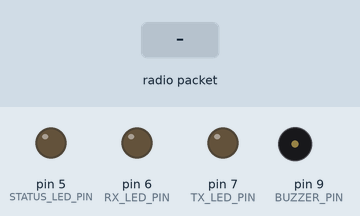
This program was run on a simulated Arduino Nano, built with avr-gcc and run on an emulated ATmega328P. Parts: output pins drawn as LEDs (lit = HIGH), buzzer (waves = sounding, pin HIGH). The inputs (shaded band) are chosen by the test bench. No radio packets arrive unless stated; what the program prints to the serial monitor is not drawn.

Above: at 0.1 s.
At 2.2 s:
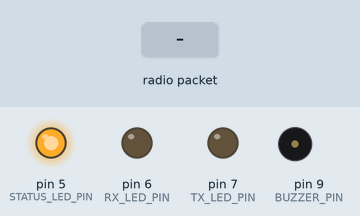
2.3 s: radio packet "1" arrives
At 2.9 s:
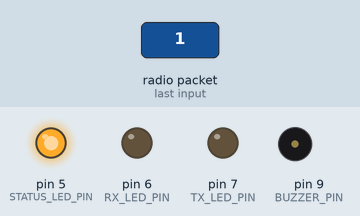
Timing chart, 0 to 5.3 s (numbered marks = the images above; inputs shaded):
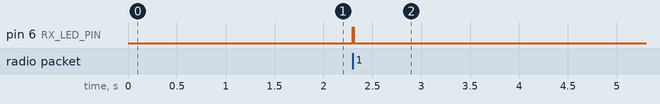

The program:

main.cpp
```cpp
#include <Arduino.h>
#include <SPI.h>
#include <RH_RF95.h>

// ======================================================== Defines ========================================================
// Status Indicator Pins
#define STATUS_LED_PIN    (5)
#define RX_LED_PIN        (6)
#define TX_LED_PIN        (7)
#define BUZZER_PIN        (9)

//Interface Pins
#define TE_INT_PIN        (3)
#define TE_CS_PIN         (10)

//LoRa Pins
#define LORA_FREQ         (868.0)
#define LORA_SF           (7)

// ======================================================== LoRa Commands ========================================================
#define LORA_ARM              (0xA0)
#define LORA_RESET            (0xFF)

// ======================================================== Global Variables ========================================================
uint32_t Rx_buffer[RH_RF95_MAX_MESSAGE_LEN] = {0};
uint32_t Tx_buffer[RH_RF95_MAX_MESSAGE_LEN] = {0};

RH_RF95 rf95(TE_CS_PIN, TE_INT_PIN);

// ======================================================== Function Prototypes ========================================================
void heartbeat(void);
void LoRa_parse(uint8_t buf[RH_RF95_MAX_MESSAGE_LEN]);
void LoRa_parse_to_interface(uint8_t buf[RH_RF95_MAX_MESSAGE_LEN]);

// ======================================================== Setup ========================================================
void setup() {

  //General Init
  Serial.begin(115200);
  delay(1000);

  pinMode(STATUS_LED_PIN, OUTPUT);
  pinMode(RX_LED_PIN, OUTPUT);
  pinMode(TX_LED_PIN, OUTPUT);
  pinMode(BUZZER_PIN, OUTPUT);

  // LoRa Init
  rf95.init();
    //Serial.println("init failed");
  //Serial.println("Init Sucess!");
  rf95.setTxPower(12, false);
  rf95.setFrequency(LORA_FREQ);
  rf95.setSpreadingFactor(LORA_SF);

  digitalWrite(STATUS_LED_PIN, HIGH);
}

// ======================================================== Loop ========================================================
void loop()
{
  if (rf95.available())
  {
    // Should be a message for us now
    uint8_t buf[RH_RF95_MAX_MESSAGE_LEN];
    uint8_t len = sizeof(buf);
    if (rf95.recv(buf, &len))
    {
      digitalWrite(RX_LED_PIN, HIGH);
      //RH_RF95::printBuffer("request: ", buf, len);
      //Serial.print("RSSI: ");
      //Serial.println(rf95.lastRssi(), DEC);

      //LoRa_parse(buf); // USE FOR PC DEBUG
      LoRa_parse_to_interface(buf); //USE FOR USE WITH GRUND STATION
      digitalWrite(RX_LED_PIN, LOW);
    }
    else
    {
      Serial.println("Rx Error");
    }
  }

  //heartbeat();
}

// ======================================================== Functions ========================================================
void heartbeat(void) {
  for (int i = 0; i < 2; i++) {
    digitalWrite(STATUS_LED_PIN, HIGH);
    delay(100);
    digitalWrite(STATUS_LED_PIN, LOW);
    delay(100);
  }
}

void LoRa_parse(uint8_t buf[RH_RF95_MAX_MESSAGE_LEN]){

  float float_buffer;

  Serial.print("Timestamp: ");
  memcpy(&float_buffer, &(buf[0]), sizeof(float));
  Serial.println(float_buffer);

  Serial.print("Acceleration X: ");
  memcpy(&float_buffer, &(buf[4]), sizeof(float));
  Serial.print(float_buffer);
  Serial.print(", Y: ");
  memcpy(&float_buffer, &(buf[8]), sizeof(float));
  Serial.print(float_buffer);
  Serial.print(", Z: ");
  memcpy(&float_buffer, &(buf[12]), sizeof(float));
  Serial.print(float_buffer);
  Serial.println(" m/s^2");

  Serial.print("Rotation X: ");
  memcpy(&float_buffer, &(buf[16]), sizeof(float));
  Serial.print(float_buffer);
  Serial.print(", Y: ");
  memcpy(&float_buffer, &(buf[20]), sizeof(float));
  Serial.print(float_buffer);
  Serial.print(", Z: ");
  memcpy(&float_buffer, &(buf[24]), sizeof(float));
  Serial.print(float_buffer);
  Serial.println(" rad/s");

  Serial.print("Temperature: ");
  memcpy(&float_buffer, &(buf[28]), sizeof(float));
  Serial.print(float_buffer);
  Serial.println(" degC");

  Serial.print(F("Temperature = "));
  memcpy(&float_buffer, &(buf[32]), sizeof(float));
  Serial.print(float_buffer);
  Serial.println(" *C");

  Serial.print(F("Pressure = "));
  memcpy(&float_buffer, &(buf[36]), sizeof(float));
  Serial.print(float_buffer/1000);
  Serial.println(" Pa");

  Serial.print(F("Approx altitude = "));
  memcpy(&float_buffer, &(buf[40]), sizeof(float));
  Serial.print(float_buffer); /* Adjusted to local forecast! */
  Serial.println(" m");

  Serial.print(F("Vbatt 1 = "));
  memcpy(&float_buffer, &(buf[44]), sizeof(float));
  Serial.print(float_buffer);
  Serial.println(" V");

  Serial.print(F("Vbatt 2 = "));
  memcpy(&float_buffer, &(buf[48]), sizeof(float));
  Serial.print(float_buffer);
  Serial.println(" V");

  Serial.print(F("Vbatt Ematch = "));
  memcpy(&float_buffer, &(buf[52]), sizeof(float));
  Serial.print(float_buffer);
  Serial.println(" V");

  Serial.print(F("Current State = "));
  Serial.println(buf[56]);

  Serial.print(F("Ematch (1-4) Status = "));
  Serial.print(buf[57]);
  Serial.print(F(" "));
  Serial.print(buf[58]);
  Serial.print(F(" "));
  Serial.print(buf[59]);
  Serial.print(F(" "));
  Serial.println(buf[60]);

  Serial.print(F("GPS Nb Fix = "));
  memcpy(&float_buffer, &(buf[61]), sizeof(float));
  Serial.print(float_buffer);
  Serial.println(" Sats");

  Serial.print(F("GPS HDOP = "));
  memcpy(&float_buffer, &(buf[65]), sizeof(float));
  Serial.println(float_buffer);

  Serial.print(F("GPS Longitude = "));
  memcpy(&float_buffer, &(buf[69]), sizeof(float));
  Serial.print(float_buffer);
  Serial.println(" *");

  Serial.print(F("GPS latitude = "));
  memcpy(&float_buffer, &(buf[73]), sizeof(float));
  Serial.print(float_buffer);
  Serial.println(" *");

  Serial.print(F("GPS Altitude = "));
  memcpy(&float_buffer, &(buf[77]), sizeof(float));
  Serial.print(float_buffer);
  Serial.println(" m");

  Serial.print(F("GPS Speed = "));
  memcpy(&float_buffer, &(buf[81]), sizeof(float));
  Serial.print(float_buffer);
  Serial.println(" m/s");

  Serial.print(F("RSSI = "));
  memcpy(&float_buffer, &(buf[85]), sizeof(float));
  Serial.print(float_buffer);

  Serial.println("");
}

void LoRa_parse_to_interface(uint8_t buf[RH_RF95_MAX_MESSAGE_LEN]){

  float float_buffer;

  memcpy(&float_buffer, &(buf[0]), sizeof(float));
  Serial.print(float_buffer);
  Serial.print(F(" ; "));
  memcpy(&float_buffer, &(buf[4]), sizeof(float));
  Serial.print(float_buffer);
  Serial.print(F(" ; "));
  memcpy(&float_buffer, &(buf[8]), sizeof(float));
  Serial.print(float_buffer);
  Serial.print(F(" ; "));
  memcpy(&float_buffer, &(buf[12]), sizeof(float));
  Serial.print(float_buffer);
  Serial.print(F(" ; "));

  memcpy(&float_buffer, &(buf[16]), sizeof(float));
  Serial.print(float_buffer);
  Serial.print(F(" ; "));
  memcpy(&float_buffer, &(buf[20]), sizeof(float));
  Serial.print(float_buffer);
  Serial.print(F(" ; "));
  memcpy(&float_buffer, &(buf[24]), sizeof(float));
  Serial.print(float_buffer);
  Serial.print(F(" ; "));

  memcpy(&float_buffer, &(buf[28]), sizeof(float));
  Serial.print(float_buffer);
  Serial.print(F(" ; "));

  memcpy(&float_buffer, &(buf[32]), sizeof(float));
  Serial.print(float_buffer);
  Serial.print(F(" "));

  memcpy(&float_buffer, &(buf[36]), sizeof(float));
  Serial.print(float_buffer);
  Serial.print(F(" ; "));

  memcpy(&float_buffer, &(buf[40]), sizeof(float));
  Serial.print(float_buffer); /* Adjusted to local forecast! */
  Serial.print(F(" ; "));

  memcpy(&float_buffer, &(buf[44]), sizeof(float));
  Serial.print(float_buffer);
  Serial.print(F(" ; "));

  memcpy(&float_buffer, &(buf[48]), sizeof(float));
  Serial.print(float_buffer);
  Serial.print(F(" ; "));

  memcpy(&float_buffer, &(buf[52]), sizeof(float));
  Serial.print(float_buffer);
  Serial.print(F(" ; "));

  Serial.print(buf[56]);
  Serial.print(F(" ; "));

  Serial.print(buf[57]);
  Serial.print(F(" ; "));
  Serial.print(buf[58]);
  Serial.print(F(" ; "));
  Serial.print(buf[59]);
  Serial.print(F(" ; "));
  Serial.print(buf[60]);
  Serial.print(F(" ; "));

  memcpy(&float_buffer, &(buf[61]), sizeof(float));
  Serial.print(float_buffer);
  Serial.print(F(" ; "));

  memcpy(&float_buffer, &(buf[65]), sizeof(float));
  Serial.print(float_buffer);
  Serial.print(F(" ; "));

  memcpy(&float_buffer, &(buf[69]), sizeof(float));
  Serial.print(float_buffer);
  Serial.print(F(" ; "));

  memcpy(&float_buffer, &(buf[73]), sizeof(float));
  Serial.print(float_buffer);
  Serial.print(F(" ; "));

  memcpy(&float_buffer, &(buf[77]), sizeof(float));
  Serial.print(float_buffer);
  Serial.print(F(" ; "));

  memcpy(&float_buffer, &(buf[81]), sizeof(float));
  Serial.print(float_buffer);
  Serial.print(F(" ; "));

  memcpy(&float_buffer, &(buf[85]), sizeof(float));
  Serial.print(float_buffer);

  Serial.println(F(" \r"));
}
```

Measured:
- after the input at 2.3 s, pin 6 (RX_LED_PIN): LOW → HIGH at once, → LOW 0.01 s later
